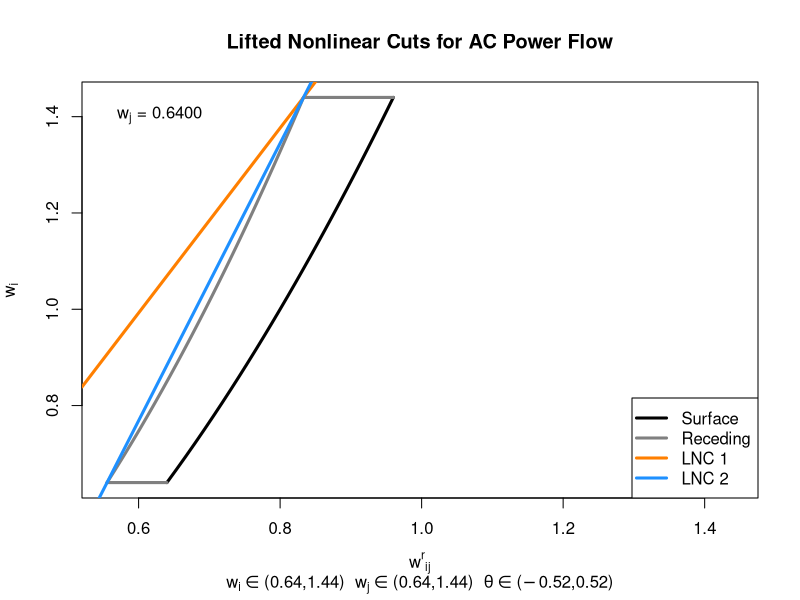
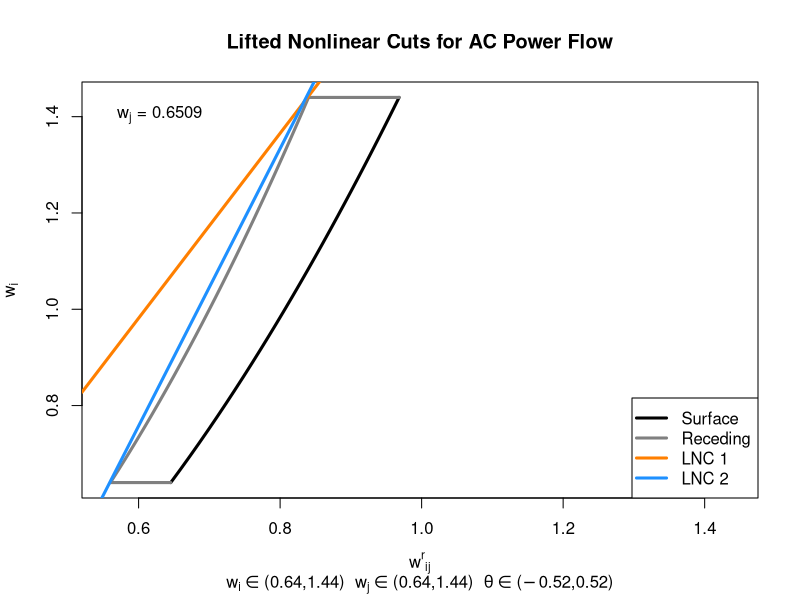
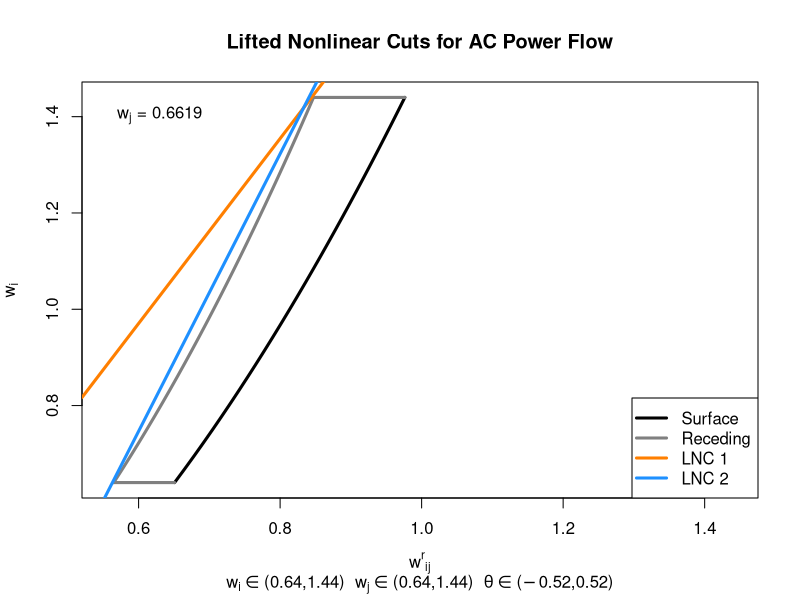
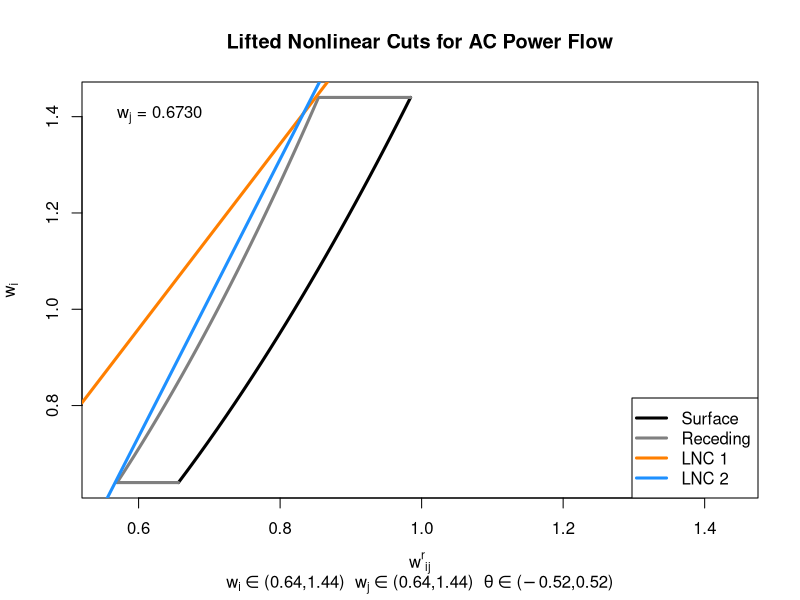
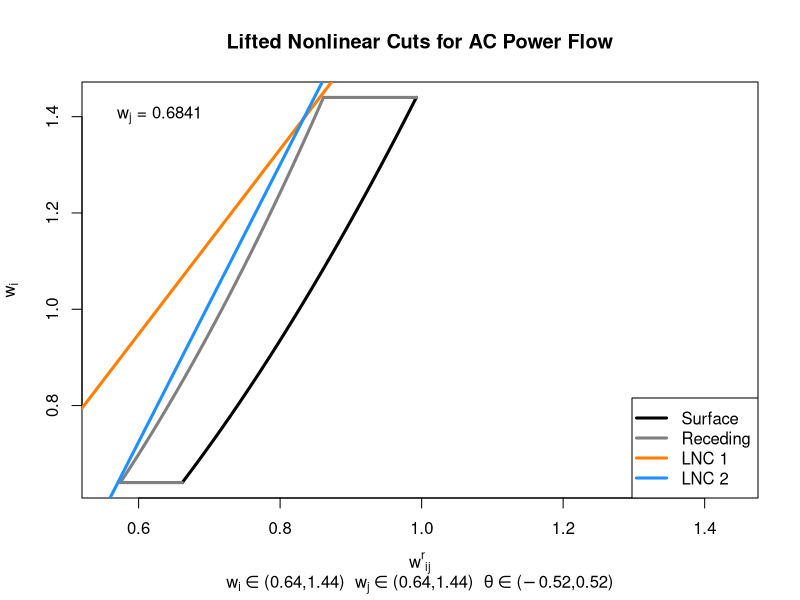
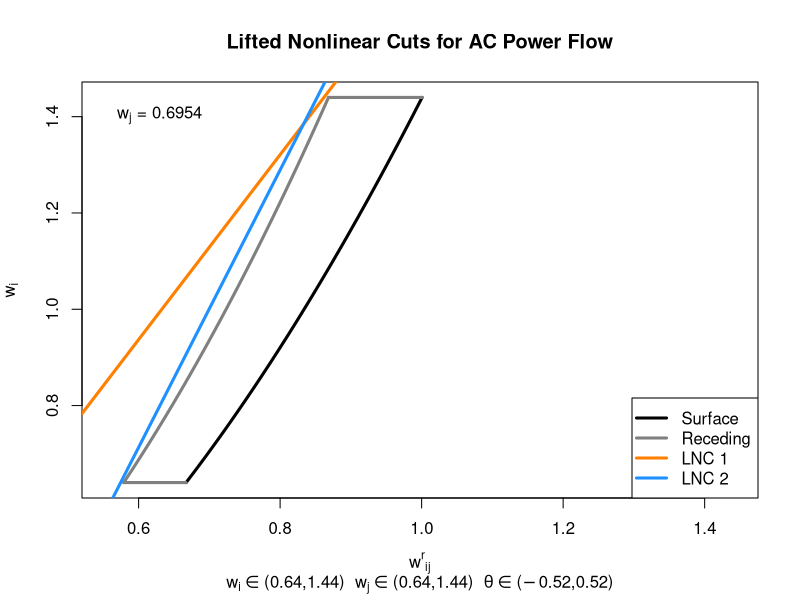
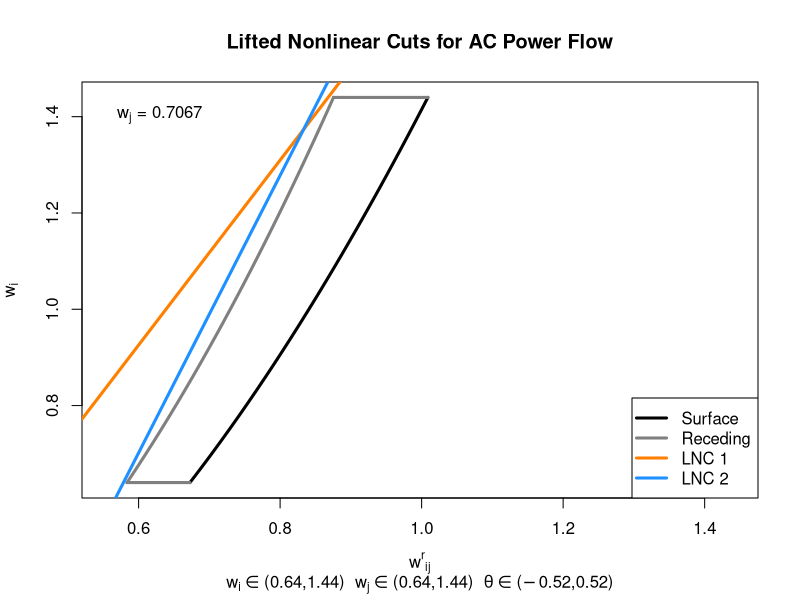
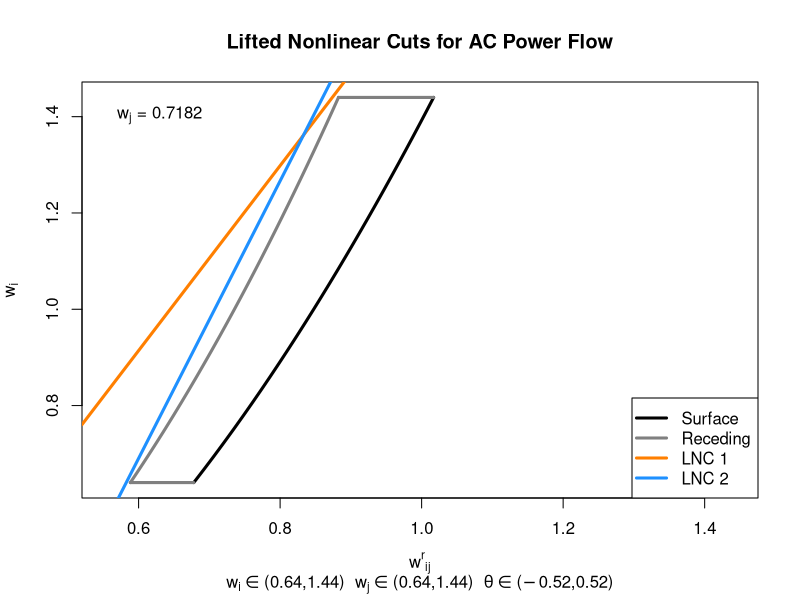

These figures' R source, in order: (Note: this script raises an error after producing the figures.)
# For details of this cuts this file is demonstrating see http://arxiv.org/abs/1512.04644 

# assumes theta bounds are +/- around 0, w.o.l.g.
# this allows us to easily take the projection through reference angle of theta = 0

animation_steps = 60

#theta_ub = 0.261799 #15 degrees
theta_ub = 0.52 #30 degrees
vi_ub = 1.2
vi_lb = 0.8

vj_ub = 1.2
vj_lb = 0.8

vi_sigma = vi_ub+vi_lb
vj_sigma = vj_ub+vj_lb

wi_ub = vi_ub^2
wi_lb = vi_lb^2

wj_ub = vj_ub^2
wj_lb = vj_lb^2


vj_val = vj_lb
wj_val = vj_val^2


line_width = 3
receding_color = rgb(0.5,0.5,0.5)
lnc1_color = "darkorange1"
lnc2_color = "dodgerblue1"

file_name_prefix = "lnc"

vj_steps = seq(vj_lb, vj_ub, length.out=animation_steps)
#vj_steps = c((vj_lb+vj_ub)/2)
for (i in 1:length(vj_steps)) {

  vj_val = vj_steps[i]
  wj_val = vj_val^2

  pdf(paste("./pdfs/",file_name_prefix,"_",sprintf("%03d",i),".pdf",sep=""), pointsize=14, width=7, height=7, bg="white")
    x_lims = c(vi_lb*vj_lb*cos(theta_ub), vi_ub*vj_ub)
    y_lims = c(wi_lb, wi_ub)
    #print(x_lims)
    #print(y_lims)

    wi_steps = seq(wi_lb, wi_ub, length.out=30)

    plot(x_lims, y_lims, 
      main="Lifted Nonlinear Cuts for AC Power Flow", 
      sub=substitute(paste(w[i] %in% {}, "(", wil, ",", wiu,")  ", w[j] %in% {}, "(", wjl, ",", wju,")  ", theta %in% {}, "(", -tu, ",", tu, ")", sep=""), list(wil = wi_lb, wiu = wi_ub, wjl = wj_lb, wju = wj_ub, tu = theta_ub) ), 
      xlab=expression({w^r}[ij]), ylab=expression(w[i]), type="n")

    # cut through theta=0
    points(sqrt(wi_steps*wj_val), wi_steps, type="l", lwd=line_width)
    
    # cut through the extreme value of theta, theta_ub
    points(sqrt(wi_steps*wj_val)*cos(theta_ub), wi_steps, type="l", lty=1, lwd=line_width, col=receding_color)

    # UB connecting line
    points(c(sqrt(wi_ub*wj_val)*cos(theta_ub), sqrt(wi_ub*wj_val)), c(wi_ub, wi_ub), type="l", lty=1, lwd=line_width, col=receding_color)

    # LB connecting line
    points(c(sqrt(wi_lb*wj_val)*cos(theta_ub), sqrt(wi_lb*wj_val)), c(wi_lb, wi_lb), type="l", lty=1, lwd=line_width, col=receding_color)

    # lnc 1
    # vj_ub*cos(theta_ub)*vj_sigma*w_i == vi_sigma*vj_sigma*wr_ij - vi_ub*cos(theta_ub)*vi_sigma*w_j - vi_ub*vj_ub*cos(theta_ub)*(vi_lb*vj_lb - vi_ub*vj_ub) 
    lnc1_m = vi_sigma*vj_sigma/(vj_ub*cos(theta_ub)*vj_sigma)
    lnc1_b = (-vi_ub*vi_sigma*wj_val - vi_ub*vj_ub*(vi_lb*vj_lb - vi_ub*vj_ub))/(vj_ub*vj_sigma)
    abline(lnc1_b, lnc1_m, col=lnc1_color, lwd=line_width)
   
    # lnc 2
    # vj_lb*cos(theta_ub)*vj_sigma*w_i  == vi_sigma*vj_sigma*wr_ij - vi_lb*cos(theta_ub)*vi_sigma*w_j - vi_lb*vj_lb*cos(theta_ub)*(vi_ub*vj_ub - vi_lb*vj_lb)
    lnc2_m = vi_sigma*vj_sigma/(vj_lb*cos(theta_ub)*vj_sigma)
    lnc2_b = (-vi_lb*vi_sigma*wj_val - vi_lb*vj_lb*(vi_ub*vj_ub - vi_lb*vj_lb))/(vj_lb*vj_sigma)
    abline(lnc2_b, lnc2_m, col=lnc2_color, lwd=line_width)

    # documentation
    text( x_lims[1], y_lims[2]*0.97, pos=4, substitute(paste(w[j], " = ", wjv), list(wjv = sprintf("%.4f",wj_val))) ) #,     adj = c( 0, 1 ), col = "blue" )

    legend("bottomright", c("Surface", "Receding", "LNC 1", "LNC 2"), col = c("black", receding_color, lnc1_color, lnc2_color),
         lwd = c(line_width, line_width, line_width),
         merge = TRUE, bg="white")

  dev.off()
}